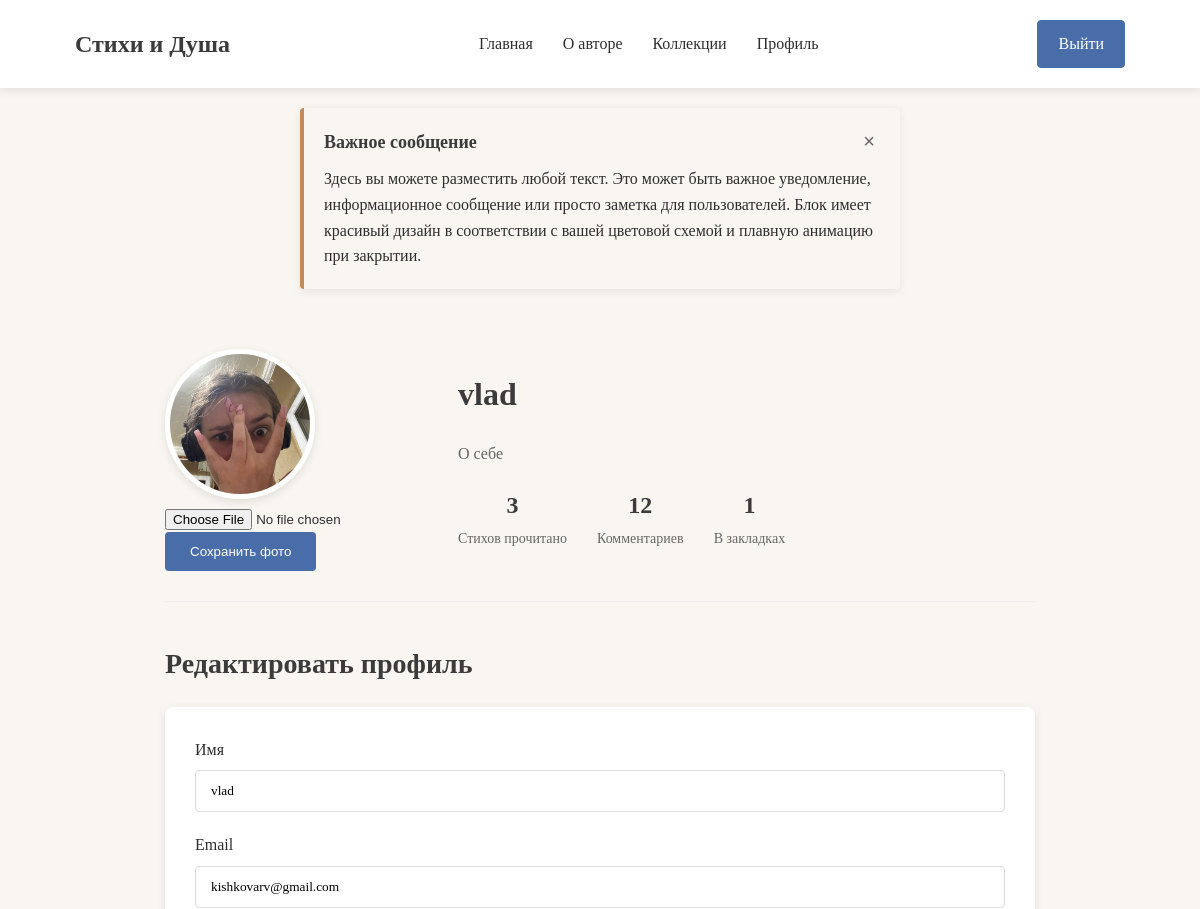
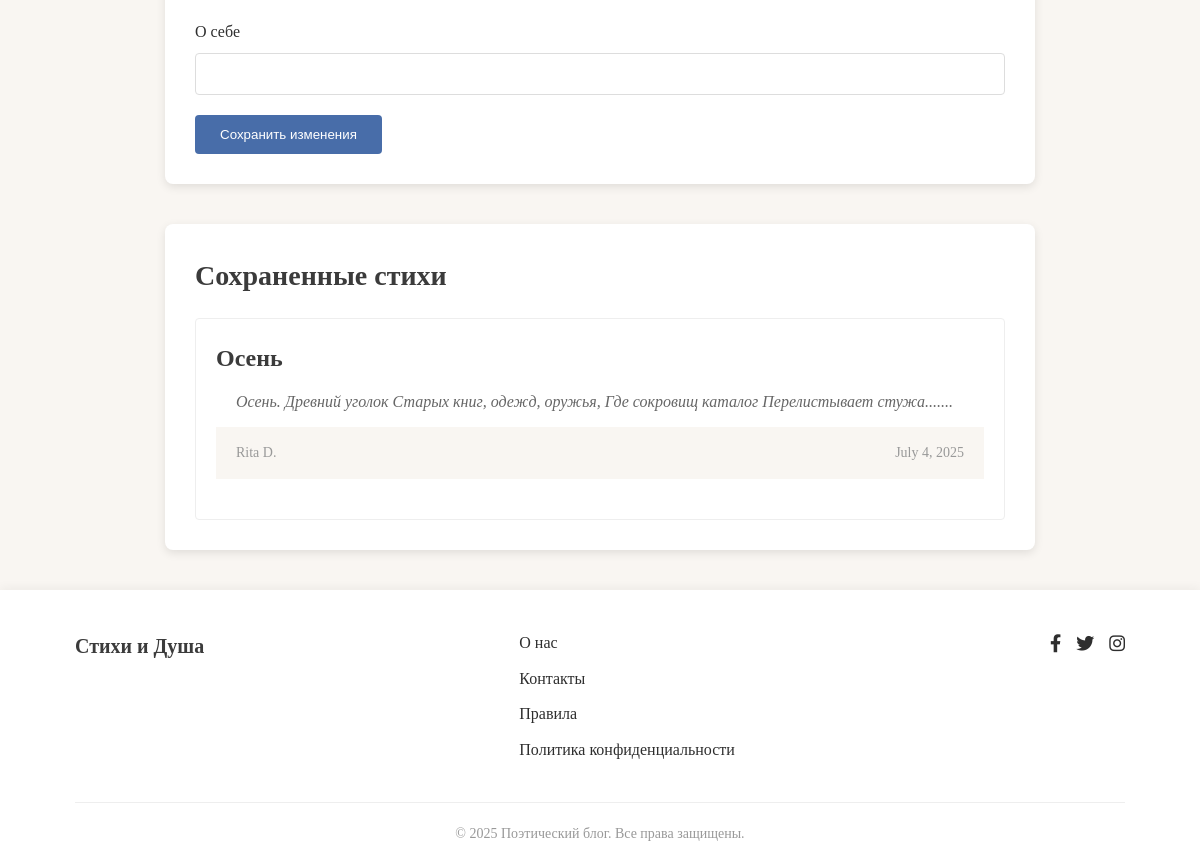
Screenshot of /users/profile/ (signed in) with the database file from the repository (2 pictures, top to bottom).
### users/models.py (models this page shows)
class User(AbstractUser):
    image = models.ImageField(upload_to='avatars/', blank=True, null=True, default='avatars/author.jpg')
    about_me = models.TextField(null=True, blank=True)
    read_poems = models.ManyToManyField(to="show.Poem", related_name="read_poems")

### show/models.py (models this page shows, shortened)
class SavePoem(models.Model):
    poem = models.ForeignKey(to=Poem, on_delete=models.CASCADE, related_name='save_poems')
    user = models.ForeignKey(to=User, on_delete=models.CASCADE, related_name='save_poems')

class Poem(models.Model):
    title = models.CharField(max_length=120)
    text = models.TextField()
    category = models.ForeignKey(to=Category, on_delete=models.CASCADE, related_name='poems')
    date_public = models.DateTimeField(auto_now_add=True)
    like = models.ManyToManyField(to=User, related_name="poems", blank=True)
    reads = models.ManyToManyField(to=User, related_name="reads")
    def text_poem(self):
        dot = self.text.count('.')
        if dot > 1:
            total = self.text.find('.')
            total_str = self.text.find('.', total + 1)
            return f"{self.text[0:total_str + 1]}..."
        else:
            return self.text

### users/views.py (the view)
# urls.py: path('profile/', views.profile, name="profile"),
@login_required
def profile(request):
    if request.method == "POST":
        form = ProfileForm(request.POST, request.FILES, instance=request.user)
        if form.is_valid():
            form.save()
            return redirect('index')
    else:
        form = ProfileForm(instance=request.user)
    context = {
        'form' : form,
        'save_poems' : SavePoem.objects.filter(user=request.user)
    }
    return render(request, 'users/profile.html', context)

### users/forms.py
class ProfileForm(UserChangeForm):
    username = forms.CharField(widget=forms.TextInput())
    email = forms.EmailField(widget=forms.EmailInput(attrs={
        'readonly' : True
    }))
    about_me = forms.CharField(widget=forms.TextInput())
    image = forms.ImageField(widget=forms.FileInput())
    class Meta:
        model = User
        fields = ('username', 'email', 'about_me', 'image')

### users/templates/users/profile.html (shortened to what this page needs)
{% extends "users/base.html" %}
{% load static %}
{% block main %}
    <main class="main profile-page">
        <div class="container">
            <section class="profile-header">
                <div class="profile-avatar">
                    <img
                    src="{{ user.image.url }}"
                    alt="Аватар пользователя">
                <form action="{% url 'users:profile' %}" method="POST" enctype="multipart/form-data">
                    <div class="block_change">{{ form.image }}</div>
                    <button type="submit" class="btn btn-save">Сохранить фото</button>
                </form>
                </div>
                <div class="profile-info">
                    <h1>{{ user.username }}</h1>
                    <p class="profile-bio">{% if user.about_me %}{{ user.about_me }}{% else %}О себе{% endif %}</p>
                    <div class="profile-stats">
                        <div class="stat">
                            <span class="stat-number">{{ user.reads.all.count }}</span>
                            <span class="stat-label">Стихов прочитано</span>
                        </div>
                        <div class="stat">
                            <span class="stat-number">{{ user.comment.count }}</span>
                            <span class="stat-label">Комментариев</span>
                        </div>
                        <div class="stat">
                            <span class="stat-number">{{ user.save_poems.count }}</span>
                            <span class="stat-label">В закладках</span>
                        </div>
                    </div>
                </div>
            </section>
            <section class="profile-edit">
                <h2>Редактировать профиль</h2>
                <form class="edit-form" action="{% url "users:profile" %}" method="POST">
                    <div class="form-group">
                        <label for="{{ form.username.id_for_label }}">Имя</label>
                        {{ form.username }}
                    </div>
                    <div class="form-group">
                        <label for="{{ form.email.id_for_label }}">Email</label>
                        {{ form.email }}
                    </div>
                    <div class="form-group">
                        <label for="{{ form.about_me.id_for_label }}">О себе</label>
                        {{ form.about_me }}
                    </div>
                    <button type="submit" class="btn btn-save">Сохранить изменения</button>
                </form>
            </section>
            <section class="favorite-poems">
                <h2>Сохраненные стихи</h2>
                <div class="poem-list">
                    {% for poem in save_poems %}
                        <div class="poem-item">
                            <h3><a href="{% url "show:poem" poem.poem.id %}">{{ poem.poem.title }}</a></h3>
                            <p class="poem-excerpt">{{ poem.poem.text_poem }}...</p>
                            <div class="poem-meta">
                                <span class="author">Rita D.</span>
                                <span class="date">{{ poem.poem.date_public.date }}</span>
                            </div>
                        </div>
                    {% endfor %}
                </div>
            </section>
        </div>
    </main>
{% endblock main %}

### frontend/css/style.css (style rules this page uses)
:root { --bg-color: #F9F6F2; --text-color: #2E2E2E; --heading-color: #3B3B3B; --accent-color: #C18C5D; --button-color: #486DA9; --category-color: #E7D8C1; }
* { margin: 0; padding: 0; box-sizing: border-box; }
body { font-family: 'Georgia', serif; background-color: var(--bg-color); color: var(--text-color); line-height: 1.6; }
a { text-decoration: none; color: var(--button-color); transition: color 0.3s; }
img { max-width: 100%; height: auto; }
.container { width: 90%; max-width: 1200px; margin: 0 auto; padding: 0 15px; }
.btn { display: inline-block; padding: 10px 20px; border-radius: 4px; font-weight: 500; transition: all 0.3s; }
.main { padding: 40px 0; }
h1, h2, h3, h4 { color: var(--heading-color); margin-bottom: 20px; font-weight: 600; }
h1 { font-size: 32px; }
h2 { font-size: 28px; }
h3 { font-size: 24px; }
.poem-meta { display: flex; justify-content: space-between; padding: 15px 20px; background-color: var(--bg-color); font-size: 14px; color: #666; }
.poem-excerpt { padding: 0 20px; margin-bottom: 20px; color: var(--text-color); line-height: 1.8; }
.poem-meta { margin-bottom: 20px; }
.profile-page { max-width: 1000px; margin: 0 auto; }
.profile-header { display: flex; align-items: center; gap: 40px; margin-bottom: 40px; padding-bottom: 30px; border-bottom: 1px solid #eee; }
.profile-avatar img { width: 150px; height: 150px; border-radius: 50%; object-fit: cover; border: 5px solid white; box-shadow: 0 3px 10px rgba(0, 0, 0, 0.1); }
.profile-bio { color: #666; margin-bottom: 20px; }
.profile-stats { display: flex; gap: 30px; }
.stat { text-align: center; }
.stat-number { display: block; font-size: 24px; font-weight: 600; color: var(--heading-color); }
.stat-label { font-size: 14px; color: #666; }
.edit-form { background-color: white; padding: 30px; border-radius: 8px; box-shadow: 0 3px 10px rgba(0, 0, 0, 0.1); margin-bottom: 40px; }
.form-group { margin-bottom: 20px; }
.form-group label { display: block; margin-bottom: 8px; font-weight: 500; }
.form-group input, .form-group textarea { width: 100%; padding: 12px 15px; border: 1px solid #ddd; border-radius: 4px; font-family: inherit; }
.btn-save { background-color: var(--button-color); color: white; border: none; padding: 12px 25px; }
.favorite-poems { background-color: white; padding: 30px; border-radius: 8px; box-shadow: 0 3px 10px rgba(0, 0, 0, 0.1); }
.poem-list { display: grid; gap: 20px; }
.poem-item { padding: 20px; border: 1px solid #eee; border-radius: 4px; }
.poem-item h3 { margin-bottom: 10px; }
.poem-item h3 a { color: var(--heading-color); }
.poem-excerpt { color: #666; margin-bottom: 10px; font-style: italic; }
.poem-meta { font-size: 14px; color: #999; }
.poem-meta .author { margin-right: 15px; }
.poem-card, .poem-full, .comment, .profile-header, .auth-form-container { animation: fadeIn 0.6s ease-out forwards; }
.btn { transition: all 0.3s ease; }

### rows the page displays
User: image (picture), username "vlad", reads.all.count "3", comment.count "12", save_poems.count "1", email "kishkovarv@gmail.com"
SavePoem: poem "Осень", poem.text_poem "Осень. Древний уголок Старых книг, одежд, оружья, Где сокровищ каталог Перелистывает стужа....", poem.date_public "July 4, 2025"
